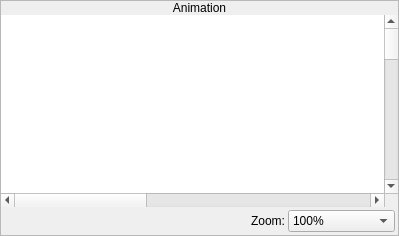
          <widget class="QFrame" name="frame">
           <property name="sizePolicy">
            <sizepolicy hsizetype="Expanding" vsizetype="Expanding">
             <horstretch>0</horstretch>
             <verstretch>0</verstretch>
            </sizepolicy>
           </property>
           <property name="frameShape">
            <enum>QFrame::StyledPanel</enum>
           </property>
           <property name="frameShadow">
            <enum>QFrame::Raised</enum>
           </property>
           <layout class="QVBoxLayout" name="verticalLayout">
            <property name="spacing">
             <number>0</number>
            </property>
            <property name="margin">
             <number>0</number>
            </property>
            <item>
             <widget class="QLabel" name="label">
              <property name="sizePolicy">
               <sizepolicy hsizetype="Preferred" vsizetype="Fixed">
                <horstretch>0</horstretch>
                <verstretch>0</verstretch>
               </sizepolicy>
              </property>
              <property name="text">
               <string>Animation</string>
              </property>
              <property name="alignment">
               <set>Qt::AlignCenter</set>
              </property>
             </widget>
            </item>
            <item>
             <widget class="QWidget" name="widget" native="true">
              <layout class="QVBoxLayout" name="verticalLayout_2">
               <property name="spacing">
                <number>0</number>
               </property>
               <property name="margin">
                <number>0</number>
               </property>
               <item>
                <widget class="ImageView" name="gvAnimation">
                 <property name="contextMenuPolicy">
                  <enum>Qt::CustomContextMenu</enum>
                 </property>
                 <property name="frameShape">
                  <enum>QFrame::NoFrame</enum>
                 </property>
                 <property name="sceneRect">
                  <rectf>
                   <x>0.000000000000000</x>
                   <y>0.000000000000000</y>
                   <width>1032.000000000000000</width>
                   <height>872.000000000000000</height>
                  </rectf>
                 </property>
                </widget>
               </item>
               <item>
                <widget class="QWidget" name="widget_12" native="true">
                 <layout class="QHBoxLayout" name="horizontalLayout_4">
                  <property name="spacing">
                   <number>3</number>
                  </property>
                  <property name="margin">
                   <number>3</number>
                  </property>
                  <item>
                   <spacer name="horizontalSpacer_3">
                    <property name="orientation">
                     <enum>Qt::Horizontal</enum>
                    </property>
                    <property name="sizeHint" stdset="0">
                     <size>
                      <width>247</width>
                      <height>20</height>
                     </size>
                    </property>
                   </spacer>
                  </item>
                  <item>
                   <widget class="QLabel" name="label_9">
                    <property name="text">
                     <string>Zoom:</string>
                    </property>
                   </widget>
                  </item>
                  <item>
                   <widget class="QComboBox" name="cboxZoom">
                    <property name="currentIndex">
                     <number>3</number>
                    </property>
                    <item>
                     <property name="text">
                      <string>25%</string>
                     </property>
                    </item>
                    <item>
                     <property name="text">
                      <string>50%</string>
                     </property>
                    </item>
                    <item>
                     <property name="text">
                      <string>75%</string>
                     </property>
                    </item>
                    <item>
                     <property name="text">
                      <string>100%</string>
                     </property>
                    </item>
                    <item>
                     <property name="text">
                      <string>Fit To Window</string>
                     </property>
                    </item>
                   </widget>
                  </item>
                 </layout>
                </widget>
               </item>
              </layout>
             </widget>
            </item>
           </layout>
          </widget>
